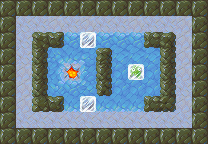

Tiled map render using the project's own tile images. Description and the map definition, with tile-layer contents summarised, below:
An orthogonal 13x9 tile map with 16x16 px tiles, 4 tile layers (Bottom, Floor, FloorTop, Blocks), 5 tilesets.

<map version="1.0" orientation="orthogonal" width="13" height="9" tilewidth="16" tileheight="16">
 <tileset firstgid="1" name="ground" tilewidth="16" tileheight="16">
  <image source="assets/tileset-ground.png" width="48" height="16" />
 </tileset>
 <tileset firstgid="4" name="misc" tilewidth="16" tileheight="16">
  <image source="assets/tileset-misc.png" width="64" height="16" />
  <tile id="3">
   <properties>
    <property name="goal" value="true" />
   </properties>
  </tile>
 </tileset>
 <tileset firstgid="8" name="pushblocks" tilewidth="16" tileheight="16">
  <image source="assets/tileset-pushblocks.png" width="48" height="16" />
  <tile id="1">
   <properties>
    <property name="goal" value="true" />
    <property name="sprite" value="assets/frozen.sprite" />
   </properties>
  </tile>
 </tileset>
 <tileset firstgid="11" name="rocks" tilewidth="16" tileheight="16">
  <properties>
   <property name="collision" value="true" />
  </properties>
  <image source="assets/tileset-rocks.png" width="256" height="48" />
 </tileset>
 <tileset firstgid="59" name="slippery" tilewidth="16" tileheight="16">
  <properties>
   <property name="slippery_block" value="true" />
   <property name="slippery_player" value="true" />
  </properties>
  <image source="assets/tileset-slippery.png" width="256" height="48" />
 </tileset>
 <layer name="Bottom" width="13" height="9">
  <data>[117 cells, 117 non-empty, 2 distinct tile ids]</data>
 </layer>
 <layer name="Floor" width="13" height="9">
  <properties>
   <property name="player_offset_y" value="-1" />
   <property name="player_sprite" value="assets/dino.sprite" />
   <property name="start_x" value="1" />
   <property name="start_y" value="1" />
  </properties>
  <data>[117 cells, 45 non-empty, 15 distinct tile ids]</data>
 </layer>
 <layer name="FloorTop" width="13" height="9">
  <data>[117 cells, 57 non-empty, 10 distinct tile ids]</data>
 </layer>
 <layer name="Blocks" width="13" height="9">
  <data>[117 cells, 3 non-empty, 2 distinct tile ids]</data>
 </layer>
</map>
